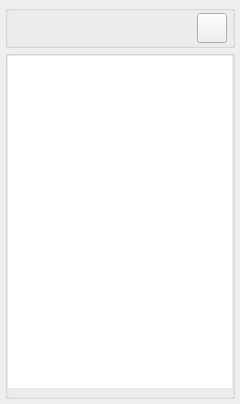
<?xml version="1.0" encoding="UTF-8"?>
<ui version="4.0">
 <class>AppletPopupMenuUi</class>
 <widget class="QWidget" name="AppletPopupMenuUi">
  <property name="windowModality">
   <enum>Qt::ApplicationModal</enum>
  </property>
  <property name="geometry">
   <rect>
    <x>0</x>
    <y>0</y>
    <width>240</width>
    <height>404</height>
   </rect>
  </property>
  <property name="sizePolicy">
   <sizepolicy hsizetype="Expanding" vsizetype="Expanding">
    <horstretch>0</horstretch>
    <verstretch>0</verstretch>
   </sizepolicy>
  </property>
  <property name="maximumSize">
   <size>
    <width>16777215</width>
    <height>16777215</height>
   </size>
  </property>
  <property name="windowTitle">
   <string notr="true">Call List</string>
  </property>
  <property name="windowOpacity">
   <double>1.000000000000000</double>
  </property>
  <property name="toolTip">
   <string/>
  </property>
  <layout class="QVBoxLayout" name="verticalLayout">
   <property name="spacing">
    <number>2</number>
   </property>
   <property name="leftMargin">
    <number>5</number>
   </property>
   <property name="topMargin">
    <number>5</number>
   </property>
   <property name="rightMargin">
    <number>5</number>
   </property>
   <property name="bottomMargin">
    <number>5</number>
   </property>
   <item>
    <widget class="QGroupBox" name="m_PopupTitleBox">
     <property name="sizePolicy">
      <sizepolicy hsizetype="Preferred" vsizetype="Preferred">
       <horstretch>0</horstretch>
       <verstretch>0</verstretch>
      </sizepolicy>
     </property>
     <property name="minimumSize">
      <size>
       <width>0</width>
       <height>42</height>
      </size>
     </property>
     <property name="maximumSize">
      <size>
       <width>16777215</width>
       <height>16777215</height>
      </size>
     </property>
     <property name="title">
      <string/>
     </property>
     <layout class="QHBoxLayout" name="horizontalLayout">
      <property name="spacing">
       <number>2</number>
      </property>
      <property name="leftMargin">
       <number>5</number>
      </property>
      <property name="topMargin">
       <number>2</number>
      </property>
      <property name="rightMargin">
       <number>5</number>
      </property>
      <property name="bottomMargin">
       <number>2</number>
      </property>
      <item>
       <widget class="QLabel" name="m_PopupTitleLabel">
        <property name="font">
         <font>
          <pointsize>11</pointsize>
          <weight>50</weight>
          <bold>false</bold>
         </font>
        </property>
        <property name="text">
         <string/>
        </property>
       </widget>
      </item>
      <item>
       <spacer name="horizontalSpacer">
        <property name="orientation">
         <enum>Qt::Horizontal</enum>
        </property>
        <property name="sizeHint" stdset="0">
         <size>
          <width>106</width>
          <height>15</height>
         </size>
        </property>
       </spacer>
      </item>
      <item>
       <widget class="VxPushButton" name="m_ExitPopupButton">
        <property name="sizePolicy">
         <sizepolicy hsizetype="Fixed" vsizetype="Fixed">
          <horstretch>0</horstretch>
          <verstretch>0</verstretch>
         </sizepolicy>
        </property>
        <property name="minimumSize">
         <size>
          <width>30</width>
          <height>30</height>
         </size>
        </property>
        <property name="maximumSize">
         <size>
          <width>30</width>
          <height>30</height>
         </size>
        </property>
        <property name="font">
         <font>
          <pointsize>10</pointsize>
          <weight>75</weight>
          <bold>true</bold>
         </font>
        </property>
        <property name="text">
         <string notr="true"/>
        </property>
       </widget>
      </item>
     </layout>
    </widget>
   </item>
   <item>
    <widget class="QGroupBox" name="m_PopupMenuItemsBox">
     <property name="minimumSize">
      <size>
       <width>0</width>
       <height>0</height>
      </size>
     </property>
     <property name="title">
      <string/>
     </property>
     <layout class="QGridLayout" name="gridLayout">
      <property name="leftMargin">
       <number>0</number>
      </property>
      <property name="topMargin">
       <number>0</number>
      </property>
      <property name="rightMargin">
       <number>0</number>
      </property>
      <property name="bottomMargin">
       <number>8</number>
      </property>
      <property name="spacing">
       <number>0</number>
      </property>
      <item row="0" column="0">
       <widget class="QListWidget" name="m_MenuItemList">
        <property name="frameShape">
         <enum>QFrame::NoFrame</enum>
        </property>
        <property name="frameShadow">
         <enum>QFrame::Plain</enum>
        </property>
        <property name="lineWidth">
         <number>0</number>
        </property>
        <property name="iconSize">
         <size>
          <width>32</width>
          <height>32</height>
         </size>
        </property>
        <property name="verticalScrollMode">
         <enum>QAbstractItemView::ScrollPerPixel</enum>
        </property>
        <property name="resizeMode">
         <enum>QListView::Adjust</enum>
        </property>
        <property name="uniformItemSizes">
         <bool>true</bool>
        </property>
       </widget>
      </item>
     </layout>
    </widget>
   </item>
  </layout>
 </widget>
 <customwidgets>
  <customwidget>
   <class>VxPushButton</class>
   <extends>QPushButton</extends>
   <header>VxPushButton.h</header>
  </customwidget>
 </customwidgets>
 <resources/>
 <connections/>
</ui>
